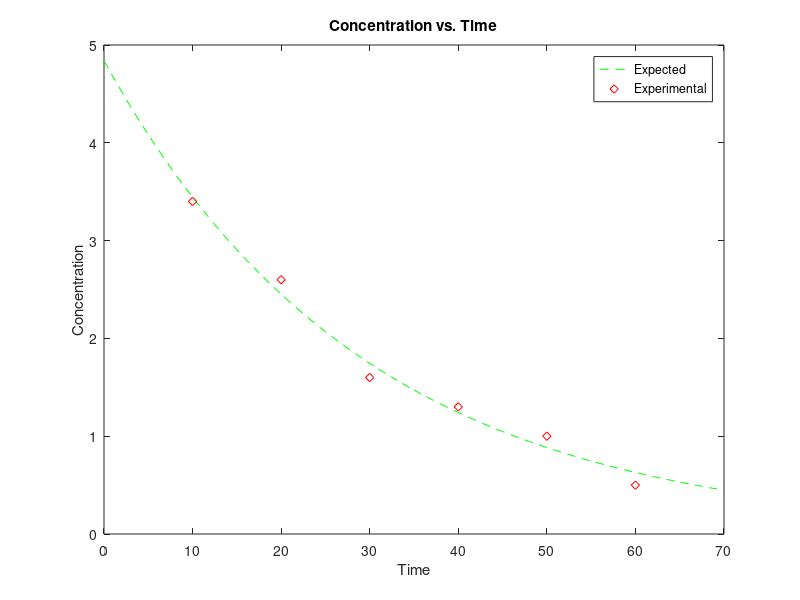

Here is the MATLAB script that generated this plot:
clc; clear;
% Given experimental data
t_exp = 10:10:60;
c_exp = [3.4 2.6 1.6 1.3 1.0 0.5];

% Expected function
t_func = 0:0.5:70;
c_func = 4.84.*exp(-0.034.*t_func);

% Plot
plot(t_func,c_func,'g--')
hold on
plot(t_exp,c_exp,'rd')
xlabel('Time')
ylabel('Concentration')
title('Concentration vs. Time')
legend('Expected','Experimental')

